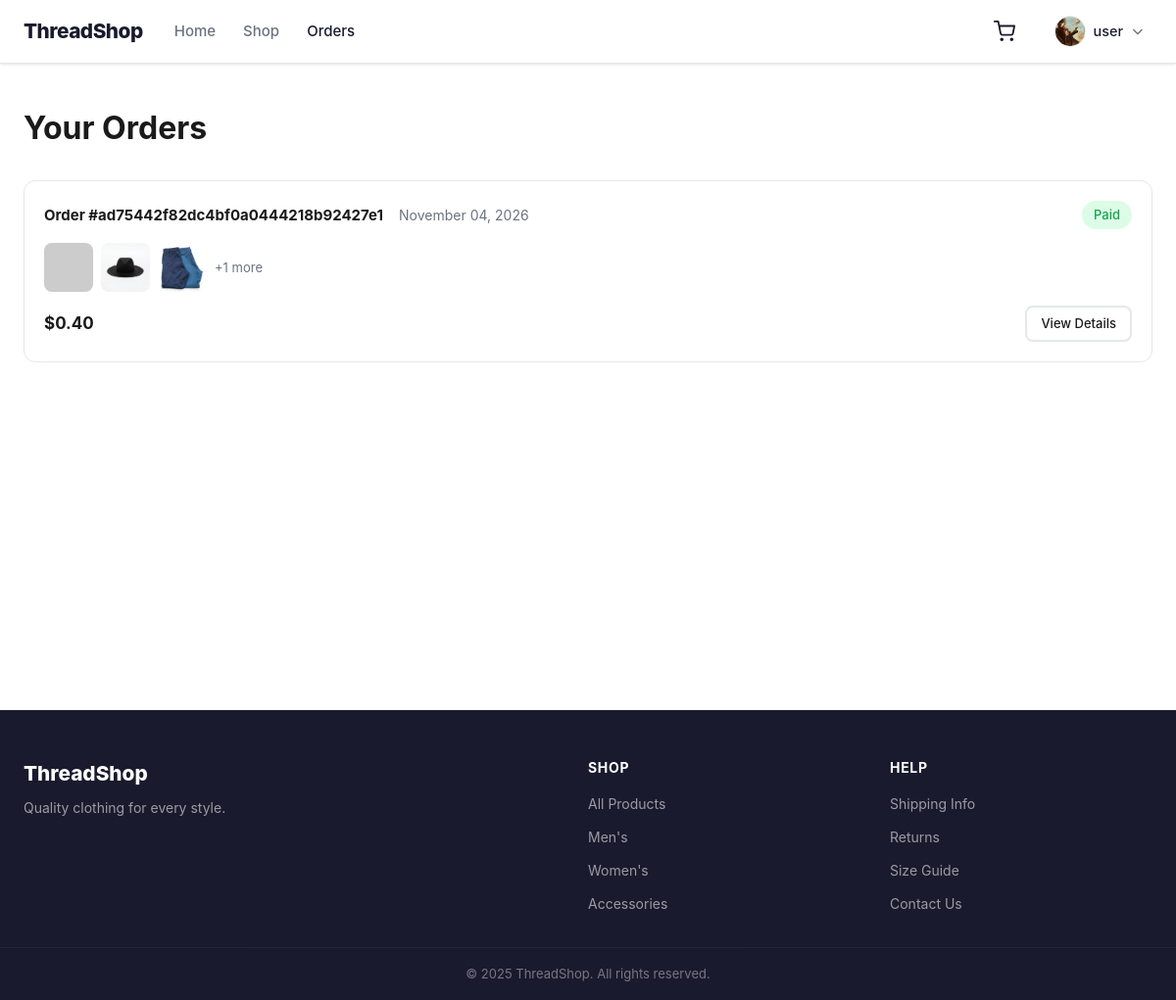
Page /orders (signed in) on the earlier database version.
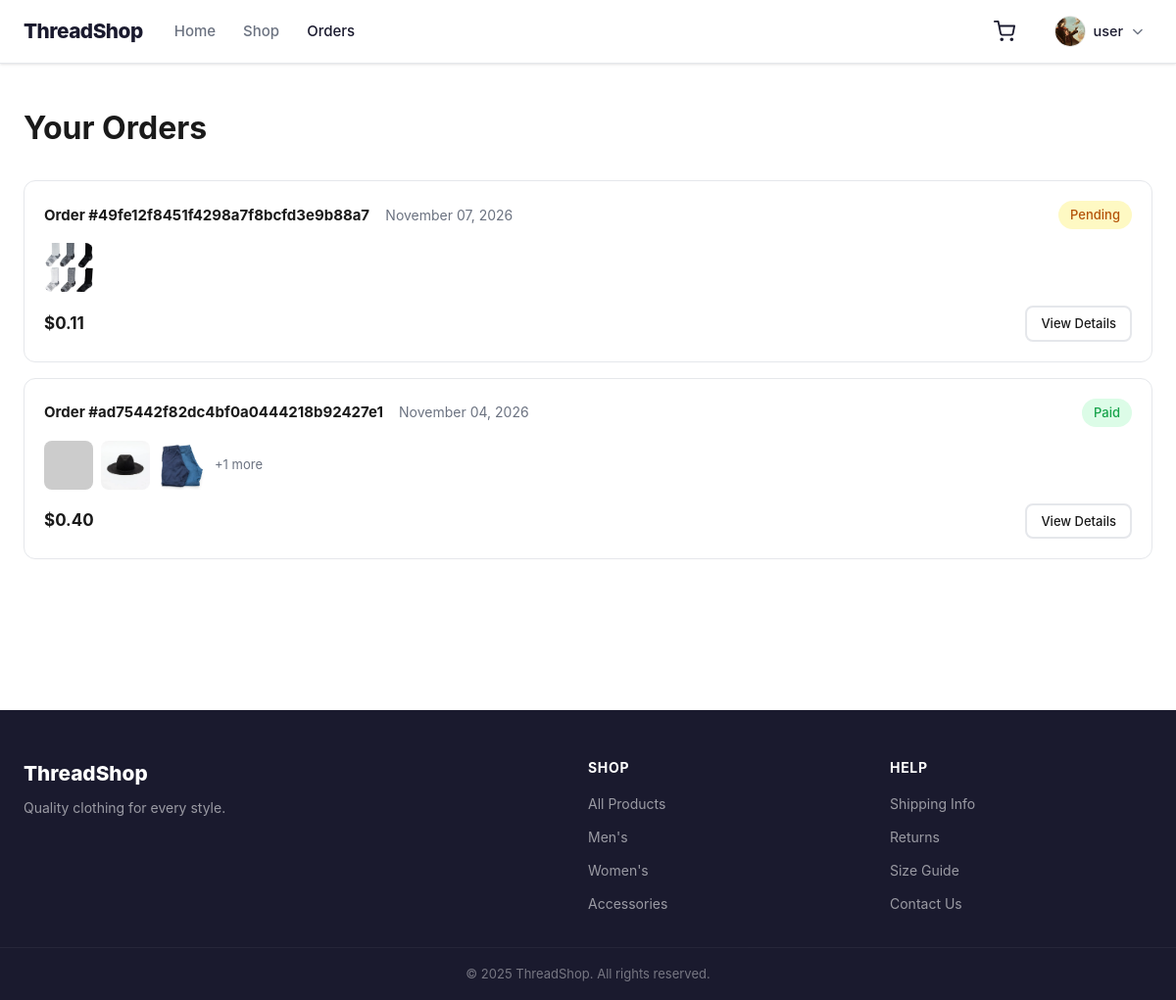
Same page on the later database version.
### app/models/order.py (models this page shows)
class Order(BaseDocument):
	__tablename__ = "orders"
	failure_reason = db.Column(db.Text, nullable=True)
	checkout_key = db.Column(db.String(64), unique=True, nullable=True)
	first_name = db.Column(db.String(100), nullable=True)
	last_name = db.Column(db.String(100), nullable=True)
	email = db.Column(db.String(254), nullable=True)
	phone = db.Column(db.String(32), nullable=True)
	delivery_address = db.Column(db.String(1000), nullable=True)
	user_id = db.Column(
		db.String(32),
		db.ForeignKey("users.id"),
		nullable=False
	)
	username = db.Column(
		db.String(255),
		nullable=False
	)
	total_amount = db.Column(
		db.Numeric(12, 2),
		nullable=False
	)
	status = db.Column(
		db.Enum(OrderStatus),
		nullable=False,
		default=OrderStatus.PENDING
	)
	items = db.relationship(
		"OrderItem",
		back_populates="order",
		cascade="all, delete-orphan"
	)
	payments = db.relationship(
		"Payment",
		back_populates="order"
	)
	__table_args__ = (
		db.CheckConstraint(
			"total_amount >= 0.0",
			name="ck_order_total_min"
		),
	)

### app/models/order_item.py (models this page shows)
class OrderItem(BaseDocument):
	__tablename__ = "order_items"
	stock_snapshot = db.Column(db.Integer, nullable=True)
	order_id = db.Column(
		db.String(32),
		db.ForeignKey("orders.id"),
		nullable=False
	)
	product_id = db.Column(
		db.String(32),
		db.ForeignKey("products.id"),
		nullable=True
	)
	product_name = db.Column(
		db.String(255),
		nullable=False
	)
	qty = db.Column(
		db.Integer,
		nullable=False,
		default=0
	)
	price = db.Column(
		db.Numeric(12, 2),
		nullable=False
	)
	subtotal = db.Column(
		db.Numeric(12, 2),
		nullable=True
	)
	order = db.relationship(
		"Order",
		back_populates="items"
	)
	product = db.relationship("Product")
	__table_args__ = (
		db.CheckConstraint(
			"qty > 0",
			name="ck_orderitem_qty_positive"
		),
		db.CheckConstraint(
			"price >= 0.0",
			name="ck_orderitem_price_min"
		),
	)

### app/routes/home/orders.py (the view)
@orders_bp.route("/orders")
@login_required
def orders():
    orders = Order.query.filter_by(user_id=session["user_id"]).order_by(Order.created_at.desc()).all()
    return render_template("home/orders.html", orders=[order_view(o) for o in orders])

### app/routes/auth/profile.py (called while the page is built)
@auth_bp.before_app_request
def validate_session_account():
    user_id = session.get("user_id")
    if not user_id:
        return
    user = db.session.get(User, user_id)
    if not user or user.status != UserStatus.ACTIVE or not valid_stamp(user, session.get("auth_stamp")):
        session.clear()
        return
    g.session_user = user

### app/services/auth.py (called while the page is built)
def auth_stamp(user):
    updated = user.updated_at
    if updated and updated.tzinfo:
        updated = updated.astimezone(UTC).replace(tzinfo=None)
    payload = json.dumps([user.id, user.username, user.password, user.image,
                          user.role.value, user.status.value,
                          updated.isoformat(timespec="microseconds") if updated else None])
    key = current_app.config["SECRET_KEY"]
    if isinstance(key, str):
        key = key.encode()
    return hmac.new(key, payload.encode(), hashlib.sha256).hexdigest()

def valid_stamp(user, stamp):
    return isinstance(stamp, str) and hmac.compare_digest(auth_stamp(user), stamp)

### app/services/home/cart.py (called while the page is built)
def cart_count(cart):
    return sum(entry["qty"] for entry in cart)

### app/services/home/catalog.py (called while the page is built)
def format_price(cents):
    return f"${Decimal(cents) / 100:,.2f}"

### templates/home/orders.html (shortened to what this page needs)
{% extends "home/base.html" %}
{% block content %}
<div class="container">
    <div class="page-header">
        <h1>Your Orders</h1>
    </div>
    {% if orders %}
    <div class="orders-list">
        {% for order in orders %}
        <div class="order-card">
            <div class="order-card__header">
                <div>
                    <span class="order-card__id">Order #{{ order.id }}</span>
                    <span class="order-card__date">{{ order.date }}</span>
                </div>
                <span class="badge {{ 'badge--success' if order.get('paid') else 'badge--warning' }}">
                    {{ 'Failed' if order.status == 'FAILED' else 'Paid' if order.get('paid') else 'Pending' }}
                </span>
            </div>
            <div class="order-card__items">
                {% for item in order['items'][:3] %}
                <img src="{{ item.imageUrl }}"
                     alt="{{ item.name }}"
                     onerror="this.src='https://placehold.co/50x50?text=?'"
                     title="{{ item.name }}">
                {% endfor %}
                {% if order['items']|length > 3 %}
                <span class="order-card__more">+{{ order['items']|length - 3 }} more</span>
                {% endif %}
            </div>
            <div class="order-card__footer">
                <span class="order-card__total">{{ order.total }}</span>
                <a href="{{ url_for('orders.order_detail', order_id=order.id) }}" class="btn btn--outline btn--sm">
                    View Details
                </a>
            </div>
        </div>
        {% endfor %}
    </div>
    {% else %}
    <div class="empty-state">
        <p>No orders yet.</p>
        <a href="{{ url_for('products.products_page') }}" class="btn btn--primary">Start Shopping</a>
    </div>
    {% endif %}
</div>
{% endblock %}

Differences in the rows shown:
added Order: id "49fe12f8451f4298a7f8bcfd3e9b88a7", date "November 07, 2026", status "Pending", total "$0.11"
added OrderItem: shows a picture, shown under "49fe12f8451f4298a7f8bcfd3e9b88a7"
